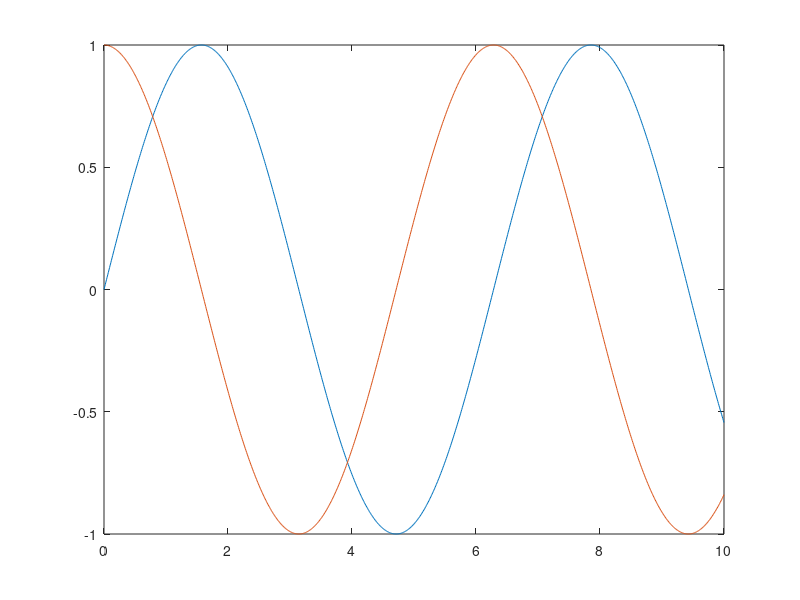

Source code (MATLAB): (Note: this script raises an error after producing the figure.)
function [] = ipl_demo()
% IPL_DEMO IPLOS write/read demonstration.
%   IPL_DEMO() demonstrates use of ipl_ routines
%
%   IPL_DEMO writes and reads various files in current directory.
%
%   Example
%   ipl_demo generates IPL structures, writes and reads IPL files, and
%   shows contents.
%
%   See also IPL_READ, IPL_WRITE.

%   Copyright 2005-2008 OpenCRG - Daimler AG - Jochen Rauh
%
%   Licensed under the Apache License, Version 2.0 (the "License");
%   you may not use this file except in compliance with the License.
%   You may obtain a copy of the License at
% 
%       http://www.apache.org/licenses/LICENSE-2.0
% 
%   Unless required by applicable law or agreed to in writing, software
%   distributed under the License is distributed on an "AS IS" BASIS,
%   WITHOUT WARRANTIES OR CONDITIONS OF ANY KIND, either express or implied.
%   See the License for the specific language governing permissions and
%   limitations under the License.
%
%   More Information on OpenCRG open file formats and tools can be found at
%
%       http://www.opencrg.org
%
%   $Id: ipl_demo.m,v 1.2 2009/12/17 16:04:54 iets\lenemanfjw Exp $

close all

% generate data channel descriptions
d.kd_def{1} = 't,s';
d.kd_def{2} = 'sin(t),-';
d.kd_def{3} = 'cos(t),-';

% generate data array
t = 0:0.01:10;
d.kd_dat = [t' sin(t') cos(t')];

% show it
figure
plot(d.kd_dat(:,1)', d.kd_dat(:,2)', ...
    d.kd_dat(:,1)', d.kd_dat(:,3)');

% write it as compact single precision binary
ipl_write(d, 'ipl_demo_1.ipl', 'KRBI');
disp('data written as KRBI to ipl_demo_1.ipl:')
disp(d)

% write it as long double precision formattet
ipl_write(d, 'ipl_demo_2.ipl', 'LDFI');
disp('data written as LDFI to ipl_demo_2.ipl:')
disp(d)

% read first file (default channel precision: single)
d1 = ipl_read('ipl_demo_1.ipl');
disp('data read into single from ipl_demo_1.ipl:')
disp(d1)

% read second file to double data array
d2 = ipl_read('ipl_demo_2.ipl', 'double');
disp('data read into double from ipl_demo_2.ipl:')
disp(d2)

% add extra lines for read data
hold on
plot(d1.kd_dat(:,1)', d1.kd_dat(:,2)', '--', ...
    d1.kd_dat(:,1)', d1.kd_dat(:,3)', '--');
plot(d2.kd_dat(:,1)', d2.kd_dat(:,2)', ':', ...
    d2.kd_dat(:,1)', d2.kd_dat(:,3)', ':');
xlabel(d.kd_def{1})
legend(strcat('d: ', d.kd_def{2}), strcat('d: ', d.kd_def{3}), ...
    strcat('d1: ', d1.kd_def{2}), strcat('d1: ', d1.kd_def{3}), ...
    strcat('d2: ', d2.kd_def{2}), strcat('d2: ', d2.kd_def{3}));
